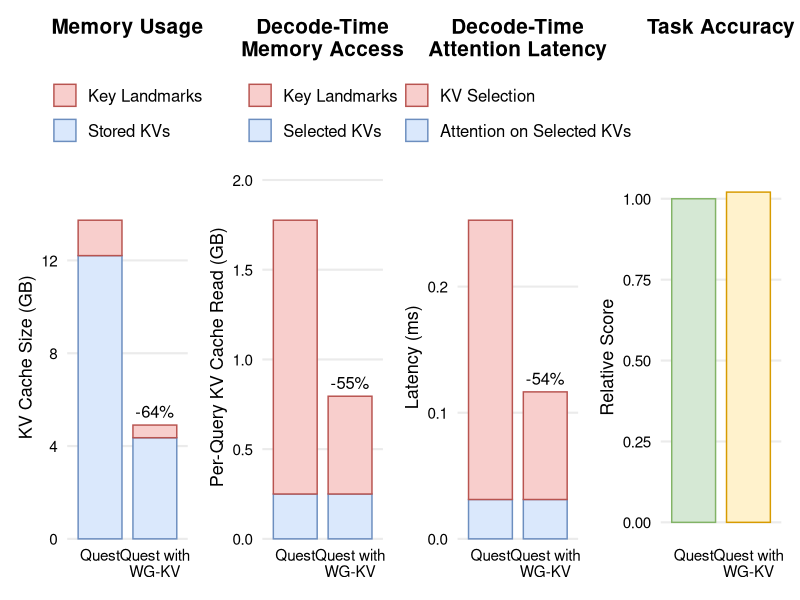

Source code (R):
library(tidyverse)
library(patchwork)

num_kv_heads <- 8
num_hidden_layers <- 32
bytes_per_token <- 256

memory_usage_scale <- num_kv_heads * num_hidden_layers * bytes_per_token / 1024 / 1024 / 1024
memory_access_scale <- num_kv_heads * num_hidden_layers * bytes_per_token / 1024 / 1024 / 1024

data <- read_csv("data/quest.csv", show_col_types = FALSE) %>%
  mutate(method = fct_inorder(method))

task_accuracy_score <- read_csv("data/integration.csv", show_col_types = FALSE) %>%
  filter(kv_attended == 2048, method %in% c("Quest Only", "WG-KV + Quest")) %>%
  select(panel_title, method, score) %>%
  pivot_wider(names_from = method, values_from = score) %>%
  summarise(score = mean(`WG-KV + Quest` / `Quest Only`)) %>%
  pull(score)

task_accuracy_data <- tibble(
  method = factor(c("Quest", "Quest with WG-KV"), levels = levels(data$method)),
  score = c(1.0, task_accuracy_score)
)

make_stacked_plot <- function(data, title, bottom_col, top_col, y_label, legend_labels, value_scale = 1) {
  plot_data <- data %>%
    select(method, bottom = {{ bottom_col }}, top = {{ top_col }}) %>%
    pivot_longer(
      cols = c(bottom, top),
      names_to = "component",
      values_to = "value"
    ) %>%
    mutate(
      component = factor(component, levels = c("bottom", "top")),
      value = value * value_scale
    )

  reduction_labels <- plot_data %>%
    group_by(method) %>%
    summarise(total_value = sum(value), .groups = "drop") %>%
    mutate(
      baseline_value = total_value[method == "Quest"][1],
      reduction = (total_value - baseline_value) / baseline_value,
      label = if_else(
        method == "Quest with WG-KV" & is.finite(reduction),
        scales::label_percent(accuracy = 1)(reduction),
        ""
      )
    )

  ggplot(plot_data, aes(x = method, y = value, fill = component, colour = component)) +
    geom_col(width = 0.8, position = position_stack(reverse = TRUE), linewidth = 0.5) +
    geom_text(
      data = reduction_labels,
      aes(x = method, y = total_value, label = label),
      vjust = -0.6,
      size = 4.2,
      colour = "black",
      inherit.aes = FALSE
    ) +
    scale_fill_manual(
      breaks = c("top", "bottom"),
      labels = legend_labels,
      values = c(
        "bottom" = "#DAE8FC",
        "top" = "#F8CECC"
      )
    ) +
    scale_colour_manual(
      values = c(
        "bottom" = "#6C8EBF",
        "top" = "#B85450"
      )
    ) +
    scale_x_discrete(labels = \(x) str_wrap(x, width = 14)) +
    scale_y_continuous(
      labels = scales::label_comma(),
      expand = expansion(mult = c(0, 0.14))
    ) +
    guides(
      fill = guide_legend(
        reverse = FALSE,
        nrow = 2,
        byrow = TRUE,
        override.aes = list(
          linewidth = 0.5,
          colour = c("#B85450", "#6C8EBF")
        )
      ),
      colour = "none"
    ) +
    labs(
      title = title,
      x = NULL,
      y = y_label,
      fill = NULL
    ) +
    coord_cartesian(clip = "off") +
    theme_minimal(base_size = 16) +
    theme(
      plot.title = element_text(size = 15, hjust = 0.5, face = "bold"),
      axis.title.x = element_text(size = 13, colour = "black"),
      axis.title.y = element_text(size = 13, colour = "black"),
      axis.text.x = element_text(size = 11, colour = "black"),
      axis.text.y = element_text(size = 11, colour = "black"),
      legend.position = "top",
      legend.text = element_text(size = 12),
      panel.grid.minor = element_blank(),
      panel.grid.major.x = element_blank()
    )
}

memory_usage_plot <- make_stacked_plot(
  data = data,
  title = "Memory Usage",
  bottom_col = stored_kvs,
  top_col = key_landmarks,
  y_label = "KV Cache Size (GB)",
  legend_labels = c("Key Landmarks", "Stored KVs"),
  value_scale = memory_usage_scale
)

memory_access_plot <- make_stacked_plot(
  data = data,
  title = "Decode-Time\nMemory Access",
  bottom_col = selected_kvs,
  top_col = key_landmarks,
  y_label = "Per-Query KV Cache Read (GB)",
  legend_labels = c("Key Landmarks", "Selected KVs"),
  value_scale = memory_access_scale
)

attention_latency_plot <- make_stacked_plot(
  data = data,
  title = "Decode-Time\nAttention Latency",
  bottom_col = attention_time,
  top_col = select_time,
  y_label = "Latency (ms)",
  legend_labels = c("KV Selection", "Attention on Selected KVs")
)

task_accuracy_plot <- ggplot(task_accuracy_data, aes(x = method, y = score, fill = method, colour = method)) +
  geom_col(width = 0.8, linewidth = 0.5) +
  scale_fill_manual(
    values = c(
      "Quest" = "#D5E8D4",
      "Quest with WG-KV" = "#FFF2CC"
    ),
    guide = "none"
  ) +
  scale_colour_manual(
    values = c(
      "Quest" = "#82B366",
      "Quest with WG-KV" = "#D79B00"
    ),
    guide = "none"
  ) +
  scale_x_discrete(labels = \(x) str_wrap(x, width = 14)) +
  labs(
    title = "Task Accuracy",
    x = NULL,
    y = "Relative Score"
  ) +
  theme_minimal(base_size = 16) +
  theme(
    plot.title = element_text(size = 15, hjust = 0.5, face = "bold"),
    axis.title.x = element_text(size = 13, colour = "black"),
    axis.title.y = element_text(size = 13, colour = "black"),
    axis.text.x = element_text(size = 11, colour = "black"),
    axis.text.y = element_text(size = 11, colour = "black"),
    panel.grid.minor = element_blank(),
    panel.grid.major.x = element_blank()
  )

fig <- memory_usage_plot + memory_access_plot +
  attention_latency_plot + task_accuracy_plot +
  plot_layout(ncol = 4)

ggsave("quest.pdf", fig, width = 9, height = 4.2, units = "in")
